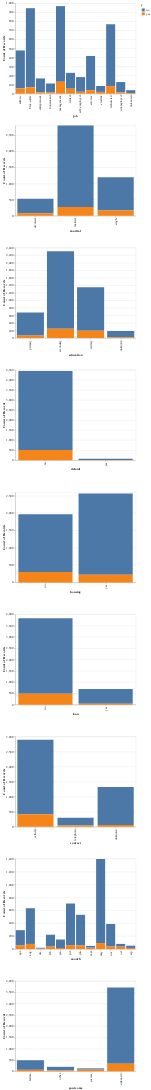

The notebook cell saved with this chart:
### Code cell
my_plot

### Figure 1 — Vega-Lite specification as saved in the notebook (floating-point values rounded to 4 significant figures; data arrays with more than 128 entries replaced by an {"elided": "..."} marker saying what was removed)
{"config": {"background": "white", "view": {"continuousWidth": 400, "continuousHeight": 300}}, "repeat": {"row": ["job", "marital", "education", "default", "housing", "loan", "contact", "month", "poutcome"]}, "spec": {"data": {"name": "data-92f70e9a22bfed34998462bb58e744a3"}, "mark": "bar", "encoding": {"color": {"type": "nominal", "field": "y"}, "x": {"type": "nominal", "field": {"repeat": "row"}}, "y": {"type": "quantitative", "aggregate": "count"}}, "height": 300, "width": 400}, "$schema": "https://vega.github.io/schema/vega-lite/v4.0.2.json", "datasets": {"data-92f70e9a22bfed34998462bb58e744a3": {"elided": "4521 records"}}}
